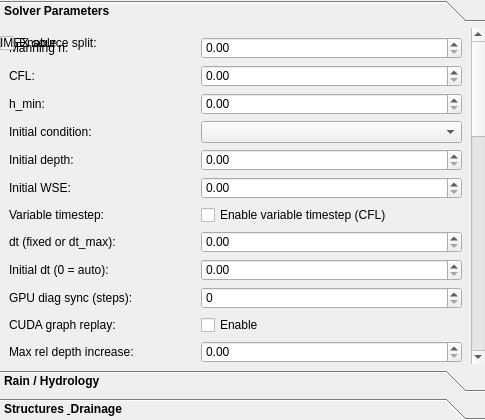
<?xml version='1.0' encoding='UTF-8'?>
<ui version="4.0">
  <class>SWE2DModelTabPage</class>
  <widget class="QWidget" name="SWE2DModelTabPage">
    <layout class="QVBoxLayout" name="verticalLayout">
      <property name="leftMargin">
        <number>0</number>
      </property>
      <property name="topMargin">
        <number>0</number>
      </property>
      <property name="rightMargin">
        <number>0</number>
      </property>
      <property name="bottomMargin">
        <number>0</number>
      </property>
      <item>
        <widget class="QToolBox" name="toolBox">
          <property name="sizePolicy">
            <sizepolicy hsizetype="Preferred" vsizetype="Expanding">
              <horstretch>0</horstretch>
              <verstretch>1</verstretch>
            </sizepolicy>
          </property>
          <property name="styleSheet">
            <string notr="true">QToolBox::tab { font-weight: bold; }</string>
          </property>
          <property name="currentIndex">
            <number>0</number>
          </property>
          <widget class="QWidget" name="model_solver_page">
            <attribute name="label">
              <string>Solver Parameters</string>
            </attribute>
            <layout class="QVBoxLayout" name="model_solver_layout">
              <item>
                <layout class="QFormLayout" name="model_solver_form">
                  <item row="0" column="0">
                    <widget class="QLabel" name="n_mann_lbl">
                      <property name="text">
                        <string>Manning n:</string>
                      </property>
                    </widget>
                  </item>
                  <item row="0" column="1">
                    <widget class="QDoubleSpinBox" name="n_mann_spin" />
                  </item>
                  <item row="1" column="0">
                    <widget class="QLabel" name="cfl_lbl">
                      <property name="text">
                        <string>CFL:</string>
                      </property>
                    </widget>
                  </item>
                  <item row="1" column="1">
                    <widget class="QDoubleSpinBox" name="cfl_spin" />
                  </item>
                  <item row="2" column="0">
                    <widget class="QLabel" name="h_min_lbl">
                      <property name="text">
                        <string>h_min:</string>
                      </property>
                    </widget>
                  </item>
                  <item row="2" column="1">
                    <widget class="QDoubleSpinBox" name="h_min_spin" />
                  </item>
                  <item row="3" column="0">
                    <widget class="QLabel" name="initial_condition_lbl">
                      <property name="text">
                        <string>Initial condition:</string>
                      </property>
                    </widget>
                  </item>
                  <item row="3" column="1">
                    <widget class="QComboBox" name="initial_condition_combo" />
                  </item>
                  <item row="4" column="0">
                    <widget class="QLabel" name="initial_depth_lbl">
                      <property name="text">
                        <string>Initial depth:</string>
                      </property>
                    </widget>
                  </item>
                  <item row="4" column="1">
                    <widget class="QDoubleSpinBox" name="initial_depth_spin" />
                  </item>
                  <item row="5" column="0">
                    <widget class="QLabel" name="initial_wse_lbl">
                      <property name="text">
                        <string>Initial WSE:</string>
                      </property>
                    </widget>
                  </item>
                  <item row="5" column="1">
                    <widget class="QDoubleSpinBox" name="initial_wse_spin" />
                  </item>
                  <item row="6" column="0">
                    <widget class="QLabel" name="adaptive_cfl_dt_lbl">
                      <property name="text">
                        <string>Variable timestep:</string>
                      </property>
                    </widget>
                  </item>
                  <item row="6" column="1">
                    <widget class="QCheckBox" name="adaptive_cfl_dt_chk">
                      <property name="text">
                        <string>Enable variable timestep (CFL)</string>
                      </property>
                    </widget>
                  </item>
                  <item row="7" column="0">
                    <widget class="QLabel" name="dt_lbl">
                      <property name="text">
                        <string>dt (fixed or dt_max):</string>
                      </property>
                    </widget>
                  </item>
                  <item row="7" column="1">
                    <widget class="QDoubleSpinBox" name="dt_spin" />
                  </item>
                  <item row="8" column="0">
                    <widget class="QLabel" name="initial_dt_lbl">
                      <property name="text">
                        <string>Initial dt (0 = auto):</string>
                      </property>
                    </widget>
                  </item>
                  <item row="8" column="1">
                    <widget class="QDoubleSpinBox" name="initial_dt_spin" />
                  </item>
                  <item row="9" column="0">
                    <widget class="QLabel" name="gpu_diag_sync_interval_lbl">
                      <property name="text">
                        <string>GPU diag sync (steps):</string>
                      </property>
                    </widget>
                  </item>
                  <item row="9" column="1">
                    <widget class="QSpinBox" name="gpu_diag_sync_interval_spin" />
                  </item>
                  <item row="10" column="0">
                    <widget class="QLabel" name="enable_cuda_graphs_lbl">
                      <property name="text">
                        <string>CUDA graph replay:</string>
                      </property>
                    </widget>
                  </item>
                  <item row="10" column="1">
                    <widget class="QCheckBox" name="enable_cuda_graphs_chk">
                      <property name="text">
                        <string>Enable</string>
                      </property>
                    </widget>
                  </item>
                  <item row="11" column="0">
                    <widget class="QLabel" name="max_rel_depth_increase_lbl">
                      <property name="text">
                        <string>Max rel depth increase:</string>
                      </property>
                    </widget>
                  </item>
                  <item row="11" column="1">
                    <widget class="QDoubleSpinBox" name="max_rel_depth_increase_spin" />
                  </item>
                  <item row="12" column="0">
                    <widget class="QLabel" name="max_source_depth_step_lbl">
                      <property name="text">
                        <string>Max source dh/step:</string>
                      </property>
                    </widget>
                  </item>
                  <item row="12" column="1">
                    <widget class="QDoubleSpinBox" name="max_source_depth_step_spin" />
                  </item>
                  <item row="13" column="0">
                    <widget class="QLabel" name="max_source_rate_lbl">
                      <property name="text">
                        <string>Max source rate:</string>
                      </property>
                    </widget>
                  </item>
                  <item row="13" column="1">
                    <widget class="QDoubleSpinBox" name="max_source_rate_spin" />
                  </item>
                  <item row="15" column="0">
                    <widget class="QLabel" name="source_cfl_beta_lbl">
                      <property name="text">
                        <string>Source CFL beta:</string>
                      </property>
                    </widget>
                  </item>
                  <item row="15" column="1">
                    <widget class="QDoubleSpinBox" name="source_cfl_beta_spin" />
                  </item>
                  <item row="16" column="0">
                    <widget class="QLabel" name="source_max_substeps_lbl">
                      <property name="text">
                        <string>Source max substeps:</string>
                      </property>
                    </widget>
                  </item>
                  <item row="16" column="1">
                    <widget class="QSpinBox" name="source_max_substeps_spin" />
                  </item>
                  <item row="17" column="0">
                    <widget class="QLabel" name="source_true_subcycling_lbl">
                      <property name="text">
                        <string>True source subcycling:</string>
                      </property>
                    </widget>
                  </item>
                  <item row="16" column="1">
                    <widget class="QCheckBox" name="source_true_subcycling_chk">
                      <property name="text">
                        <string>Enable</string>
                      </property>
                    </widget>
                  </item>
                  <item row="17" column="0">
                    <widget class="QLabel" name="source_imex_split_lbl">
                      <property name="text">
                        <string>IMEX source split:</string>
                      </property>
                    </widget>
                  </item>
                  <item row="17" column="1">
                    <widget class="QCheckBox" name="source_imex_split_chk">
                      <property name="text">
                        <string>Enable</string>
                      </property>
                    </widget>
                  </item>
                  <item row="18" column="0">
                    <widget class="QLabel" name="source_stage_coupled_imex_rk2_lbl">
                      <property name="text">
                        <string>Stage-coupled IMEX-RK2 sources:</string>
                      </property>
                    </widget>
                  </item>
                  <item row="18" column="1">
                    <widget class="QCheckBox" name="source_stage_coupled_imex_rk2_chk">
                      <property name="text">
                        <string>Enable</string>
                      </property>
                    </widget>
                  </item>
                  <item row="19" column="0">
                    <widget class="QLabel" name="shallow_damping_depth_lbl">
                      <property name="text">
                        <string>Shallow damping depth:</string>
                      </property>
                    </widget>
                  </item>
                  <item row="19" column="1">
                    <widget class="QDoubleSpinBox" name="shallow_damping_depth_spin" />
                  </item>
                  <item row="20" column="0">
                    <widget class="QLabel" name="shallow_front_recon_fallback_lbl">
                      <property name="text">
                        <string>Shallow-front recon fallback:</string>
                      </property>
                    </widget>
                  </item>
                  <item row="20" column="1">
                    <widget class="QCheckBox" name="shallow_front_recon_fallback_chk">
                      <property name="text">
                        <string>Enable</string>
                      </property>
                    </widget>
                  </item>
                  <item row="21" column="0">
                    <widget class="QLabel" name="front_flux_damping_lbl">
                      <property name="text">
                        <string>Front flux damping:</string>
                      </property>
                    </widget>
                  </item>
                  <item row="21" column="1">
                    <widget class="QDoubleSpinBox" name="front_flux_damping_spin" />
                  </item>
                  <item row="22" column="0">
                    <widget class="QLabel" name="active_set_hysteresis_lbl">
                      <property name="text">
                        <string>Active-set hysteresis:</string>
                      </property>
                    </widget>
                  </item>
                  <item row="22" column="1">
                    <widget class="QCheckBox" name="active_set_hysteresis_chk">
                      <property name="text">
                        <string>Enable</string>
                      </property>
                    </widget>
                  </item>
                  <item row="23" column="0">
                    <widget class="QLabel" name="depth_cap_lbl">
                      <property name="text">
                        <string>Depth cap:</string>
                      </property>
                    </widget>
                  </item>
                  <item row="23" column="1">
                    <widget class="QDoubleSpinBox" name="depth_cap_spin" />
                  </item>
                  <item row="24" column="0">
                    <widget class="QLabel" name="momentum_cap_min_speed_lbl">
                      <property name="text">
                        <string>Momentum cap min speed:</string>
                      </property>
                    </widget>
                  </item>
                  <item row="24" column="1">
                    <widget class="QDoubleSpinBox" name="momentum_cap_min_speed_spin" />
                  </item>
                  <item row="25" column="0">
                    <widget class="QLabel" name="momentum_cap_celerity_mult_lbl">
                      <property name="text">
                        <string>Momentum cap celerity mult:</string>
                      </property>
                    </widget>
                  </item>
                  <item row="25" column="1">
                    <widget class="QDoubleSpinBox" name="momentum_cap_celerity_mult_spin" />
                  </item>
                  <item row="26" column="0">
                    <widget class="QLabel" name="max_inv_area_lbl">
                      <property name="text">
                        <string>Max inv area:</string>
                      </property>
                    </widget>
                  </item>
                  <item row="26" column="1">
                    <widget class="QDoubleSpinBox" name="max_inv_area_spin" />
                  </item>
                  <item row="27" column="0">
                    <widget class="QLabel" name="cfl_lambda_cap_lbl">
                      <property name="text">
                        <string>CFL lambda cap:</string>
                      </property>
                    </widget>
                  </item>
                  <item row="27" column="1">
                    <widget class="QDoubleSpinBox" name="cfl_lambda_cap_spin" />
                  </item>
                  <item row="38" column="0">
                    <widget class="QLabel" name="reconstruction_lbl">
                      <property name="text">
                        <string>Reconstruction:</string>
                      </property>
                    </widget>
                  </item>
                  <item row="38" column="1">
                    <widget class="QComboBox" name="reconstruction_combo" />
                  </item>
                  <item row="39" column="0">
                    <widget class="QLabel" name="temporal_order_lbl">
                      <property name="text">
                        <string>Temporal discretization:</string>
                      </property>
                    </widget>
                  </item>
                  <item row="39" column="1">
                    <widget class="QComboBox" name="temporal_order_combo" />
                  </item>
                  <item row="40" column="0">
                    <widget class="QLabel" name="equation_set_lbl">
                      <property name="text">
                        <string>Equation set:</string>
                      </property>
                    </widget>
                  </item>
                  <item row="40" column="1">
                    <widget class="QComboBox" name="equation_set_combo" />
                  </item>
                  <item row="41" column="0">
                    <widget class="QLabel" name="godunov_mode_lbl">
                      <property name="text">
                        <string>GPU solver mode:</string>
                      </property>
                    </widget>
                  </item>
                  <item row="41" column="1">
                    <widget class="QComboBox" name="godunov_mode_combo" />
                  </item>
                  <item row="42" column="0">
                    <widget class="QLabel" name="degen_mode_lbl">
                      <property name="text">
                        <string>Degenerate cell mode:</string>
                      </property>
                    </widget>
                  </item>
                  <item row="42" column="1">
                    <widget class="QComboBox" name="degen_mode_combo" />
                  </item>
                  <item row="55" column="0">
                    <widget class="QLabel" name="unit_system_lbl">
                      <property name="text">
                        <string>Unit system: auto</string>
                      </property>
                      <property name="wordWrap">
                        <bool>true</bool>
                      </property>
                    </widget>
                  </item>
                  <item row="55" column="1">
                    <widget class="QLabel" name="gpu_default_lbl">
                      <property name="text">
                        <string>GPU is attempted by default when supported by the native backend.</string>
                      </property>
                      <property name="wordWrap">
                        <bool>true</bool>
                      </property>
                    </widget>
                  </item>
                  <item row="56" column="0">
                    <widget class="QLabel" name="tiny_mode_lbl">
                      <property name="text">
                        <string>Tiny mode:</string>
                      </property>
                    </widget>
                  </item>
                  <item row="56" column="1">
                    <widget class="QComboBox" name="tiny_mode_combo" />
                  </item>
                  <item row="57" column="0">
                    <widget class="QLabel" name="tiny_wet_cell_threshold_lbl">
                      <property name="text">
                        <string>Tiny active/wet cell threshold:</string>
                      </property>
                    </widget>
                  </item>
                  <item row="57" column="1">
                    <widget class="QSpinBox" name="tiny_wet_cell_threshold_spin" />
                  </item>
                  <item row="58" column="0">
                    <widget class="QLabel" name="solver_backend_lbl">
                      <property name="text">
                        <string>SWE2D solver backend:</string>
                      </property>
                    </widget>
                  </item>
                  <item row="58" column="1">
                    <widget class="QComboBox" name="solver_backend_combo" />
                  </item>
                  <item row="59" column="0">
                    <widget class="QLabel" name="solver_openmp_enabled_lbl">
                      <property name="text">
                        <string>SWE2D OpenMP:</string>
                      </property>
                    </widget>
                  </item>
                  <item row="59" column="1">
                    <widget class="QCheckBox" name="solver_openmp_enabled_chk">
                      <property name="text">
                        <string>Enabled</string>
                      </property>
                    </widget>
                  </item>
                  <item row="60" column="0">
                    <widget class="QLabel" name="solver_cpu_threads_lbl">
                      <property name="text">
                        <string>SWE2D CPU threads:</string>
                      </property>
                    </widget>
                  </item>
                  <item row="60" column="1">
                    <widget class="QSpinBox" name="solver_cpu_threads_spin" />
                  </item>
                  <item row="37" column="0">
                    <widget class="QLabel" name="run_time_lbl">
                      <property name="text">
                        <string>Run duration (hr or HH:MM):</string>
                      </property>
                    </widget>
                  </item>
                  <item row="37" column="1">
                    <widget class="QLineEdit" name="run_time_edit" />
                  </item>
                </layout>
              </item>
            </layout>
          </widget>
          <widget class="QWidget" name="model_rain_page">
            <attribute name="label">
              <string>Rain / Hydrology</string>
            </attribute>
            <layout class="QVBoxLayout" name="model_rain_layout">
              <item>
                <layout class="QFormLayout" name="model_rain_form">
                  <item row="28" column="0">
                    <widget class="QLabel" name="rain_rate_lbl">
                      <property name="text">
                        <string>Rain rate:</string>
                      </property>
                    </widget>
                  </item>
                  <item row="28" column="1">
                    <widget class="QDoubleSpinBox" name="rain_rate_spin" />
                  </item>
                  <item row="29" column="0">
                    <widget class="QLabel" name="cn_default_lbl">
                      <property name="text">
                        <string>Default CN:</string>
                      </property>
                    </widget>
                  </item>
                  <item row="29" column="1">
                    <widget class="QDoubleSpinBox" name="cn_default_spin" />
                  </item>
                  <item row="31" column="0">
                    <widget class="QLabel" name="use_spatial_rain_cn_lbl">
                      <property name="text">
                        <string>Spatial rainfall:</string>
                      </property>
                    </widget>
                  </item>
                  <item row="31" column="1">
                    <widget class="QCheckBox" name="use_spatial_rain_cn_chk">
                      <property name="text">
                        <string>Use Thiessen gage rainfall when layers are available</string>
                      </property>
                    </widget>
                  </item>
                  <item row="32" column="0">
                    <widget class="QLabel" name="infiltration_method_lbl">
                      <property name="text">
                        <string>Infiltration method:</string>
                      </property>
                    </widget>
                  </item>
                  <item row="32" column="1">
                    <widget class="QComboBox" name="infiltration_method_combo" />
                  </item>
                  <item row="33" column="0">
                    <widget class="QLabel" name="storm_area_layer_lbl">
                      <property name="text">
                        <string>Storm area layer (optional):</string>
                      </property>
                    </widget>
                  </item>
                  <item row="33" column="1">
                    <widget class="QComboBox" name="storm_area_layer_combo" />
                  </item>
                  <item row="34" column="0">
                    <widget class="QLabel" name="rain_boundary_buffer_rings_lbl">
                      <property name="text">
                        <string>Rain boundary buffer rings:</string>
                      </property>
                    </widget>
                  </item>
                  <item row="34" column="1">
                    <widget class="QSpinBox" name="rain_boundary_buffer_rings_spin" />
                  </item>
                  <item row="35" column="0">
                    <widget class="QLabel" name="internal_flow_layer_lbl">
                      <property name="text">
                        <string>Internal flow layer:</string>
                      </property>
                    </widget>
                  </item>
                  <item row="35" column="1">
                    <widget class="QComboBox" name="internal_flow_layer_combo" />
                  </item>
                  <item row="36" column="0">
                    <widget class="QLabel" name="internal_flow_field_lbl">
                      <property name="text">
                        <string>Internal flow field:</string>
                      </property>
                    </widget>
                  </item>
                  <item row="36" column="1">
                    <widget class="QLineEdit" name="internal_flow_field_edit" />
                  </item>
                <item row="30" column="0">
                    <widget class="QLabel" name="extreme_rain_mode_lbl">
                      <property name="text">
                        <string>Extreme rain mode:</string>
                      </property>
                    </widget>
                  </item>
                  <item row="30" column="1">
                    <widget class="QCheckBox" name="extreme_rain_mode_chk">
                      <property name="text">
                        <string>Enable</string>
                      </property>
                    </widget>
                  </item>
                  <item row="37" column="0">
                    <widget class="QLabel" name="ia_ratio_lbl">
                      <property name="text">
                        <string>SCS Ia/S ratio:</string>
                      </property>
                    </widget>
                  </item>
                  <item row="37" column="1">
                    <widget class="QDoubleSpinBox" name="ia_ratio_spin" />
                  </item>
                  </layout>
              </item>
            </layout>
          </widget>
          <widget class="QWidget" name="model_drain_page">
            <attribute name="label">
              <string>Structures &amp; Drainage</string>
            </attribute>
            <layout class="QVBoxLayout" name="model_drain_layout">
              <item>
                <layout class="QFormLayout" name="model_drain_form">
                  <item row="43" column="0">
                    <widget class="QLabel" name="coupling_loop_lbl">
                      <property name="text">
                        <string>Coupling loop:</string>
                      </property>
                    </widget>
                  </item>
                  <item row="43" column="1">
                    <widget class="QComboBox" name="coupling_loop_combo" />
                  </item>
                  <item row="44" column="0">
                    <widget class="QLabel" name="drainage_solver_mode_lbl">
                      <property name="text">
                        <string>Drainage equation set:</string>
                      </property>
                    </widget>
                  </item>
                  <item row="44" column="1">
                    <widget class="QComboBox" name="drainage_solver_mode_combo" />
                  </item>
                  <item row="45" column="0">
                    <widget class="QLabel" name="drainage_backend_lbl">
                      <property name="text">
                        <string>Drainage solver backend:</string>
                      </property>
                    </widget>
                  </item>
                  <item row="45" column="1">
                    <widget class="QComboBox" name="drainage_backend_combo" />
                  </item>
                  <item row="46" column="0">
                    <widget class="QLabel" name="drainage_gpu_method_lbl">
                      <property name="text">
                        <string>Drainage GPU method:</string>
                      </property>
                    </widget>
                  </item>
                  <item row="46" column="1">
                    <widget class="QComboBox" name="drainage_gpu_method_combo" />
                  </item>
                  <item row="47" column="0">
                    <widget class="QLabel" name="drainage_coupling_substeps_lbl">
                      <property name="text">
                        <string>Drainage substeps:</string>
                      </property>
                    </widget>
                  </item>
                  <item row="47" column="1">
                    <widget class="QSpinBox" name="drainage_coupling_substeps_spin" />
                  </item>
                  <item row="48" column="0">
                    <widget class="QLabel" name="drainage_max_coupling_substeps_lbl">
                      <property name="text">
                        <string>Drainage max adaptive substeps:</string>
                      </property>
                    </widget>
                  </item>
                  <item row="48" column="1">
                    <widget class="QSpinBox" name="drainage_max_coupling_substeps_spin" />
                  </item>
                  <item row="49" column="0">
                    <widget class="QLabel" name="drainage_head_deadband_lbl">
                      <property name="text">
                        <string>Drainage head deadband:</string>
                      </property>
                    </widget>
                  </item>
                  <item row="49" column="1">
                    <widget class="QDoubleSpinBox" name="drainage_head_deadband_spin" />
                  </item>
                  <item row="50" column="0">
                    <widget class="QLabel" name="drainage_dynamic_relaxation_lbl">
                      <property name="text">
                        <string>Drainage dynamic relaxation:</string>
                      </property>
                    </widget>
                  </item>
                  <item row="50" column="1">
                    <widget class="QDoubleSpinBox" name="drainage_dynamic_relaxation_spin" />
                  </item>
                  <item row="51" column="0">
                    <widget class="QLabel" name="drainage_adaptive_depth_fraction_lbl">
                      <property name="text">
                        <string>Drainage adaptive depth fraction:</string>
                      </property>
                    </widget>
                  </item>
                  <item row="51" column="1">
                    <widget class="QDoubleSpinBox" name="drainage_adaptive_depth_fraction_spin" />
                  </item>
                  <item row="52" column="0">
                    <widget class="QLabel" name="drainage_adaptive_wave_courant_lbl">
                      <property name="text">
                        <string>Drainage adaptive wave Courant:</string>
                      </property>
                    </widget>
                  </item>
                  <item row="52" column="1">
                    <widget class="QDoubleSpinBox" name="drainage_adaptive_wave_courant_spin" />
                  </item>
                  <item row="53" column="0">
                    <widget class="QLabel" name="drainage_implicit_iters_lbl">
                      <property name="text">
                        <string>Drainage implicit iterations (GPU):</string>
                      </property>
                    </widget>
                  </item>
                  <item row="53" column="1">
                    <widget class="QSpinBox" name="drainage_implicit_iters_spin" />
                  </item>
                  <item row="54" column="0">
                    <widget class="QLabel" name="drainage_implicit_relax_lbl">
                      <property name="text">
                        <string>Drainage implicit relaxation (GPU):</string>
                      </property>
                    </widget>
                  </item>
                  <item row="54" column="1">
                    <widget class="QDoubleSpinBox" name="drainage_implicit_relax_spin" />
                  </item>
                </layout>
              </item>
            </layout>
          </widget>
        </widget>
      </item>
      <item>
    </item>
    </layout>
  </widget>
  <resources />
  <connections />
</ui>
